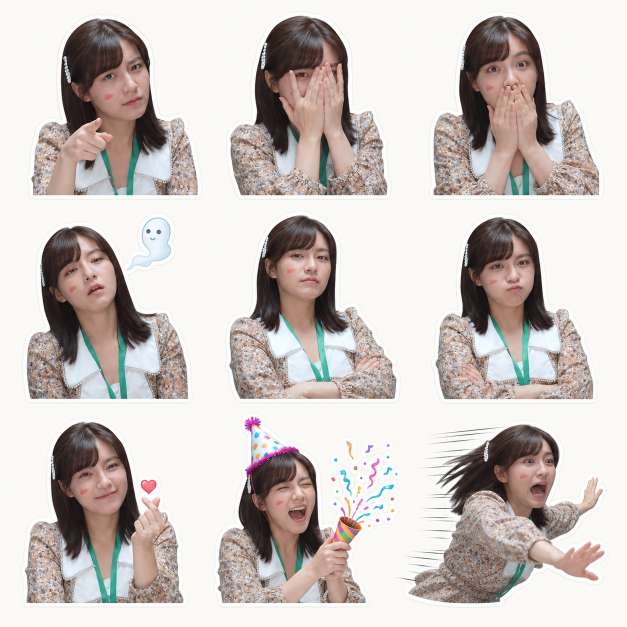
#> input picture assets/examples/person-sticker-pack-01.png, 1254 x 1254 px (shown at 1/2 size)
$ python build_pack.py --input-dir ../../assets/examples --output-dir out
#> lines starting #> are read from the running program, lines starting #| are printed output that depends on the picture; after the words box and inside, x2 and y2 are one past the last pixel; in counts of white or black regions, pixels touching at a corner belong together
from __future__ import annotations

import argparse
import json
import math
import sys
from pathlib import Path

try:
    from PIL import Image, ImageDraw, ImageFilter, ImageFont
except ImportError:
    raise SystemExit("Pillow is required. Install it with: python -m pip install Pillow")


PLATFORMS = {
    "generic": {"size": 512, "max_bytes": None},
    "wechat": {"size": 240, "max_bytes": 500 * 1024},
    "telegram": {"size": 512, "max_bytes": 512 * 1024},
    "whatsapp": {"size": 512, "max_bytes": 100 * 1024},
    "discord": {"size": 128, "max_bytes": 256 * 1024},
}


def alpha_bbox(image: Image.Image):
    return image.getchannel("A").getbbox()


def audit(image: Image.Image, source: Path) -> list[str]:
    issues = []
    if image.mode != "RGBA":
        issues.append("missing RGBA mode")
    alpha = image.getchannel("A")
#> alpha: PIL image 1254x1254 L; every value is 255
    extrema = alpha.getextrema()
#> extrema = (255, 255)
    if extrema == (255, 255):
        issues.append("no transparent pixels")
    bbox = alpha.getbbox()
#> bbox = (0, 0, 1254, 1254)
    if not bbox:
        issues.append("fully transparent")
    elif bbox[0] == 0 or bbox[1] == 0 or bbox[2] == image.width or bbox[3] == image.height:
        issues.append("subject touches canvas edge")
    if image.width != image.height:
        issues.append("source canvas is not square")
    return [f"{source.name}: {issue}" for issue in issues]


def fit_sticker(image: Image.Image, size: int, padding: int, outline: int) -> Image.Image:
#> called with size = 512, padding = 32, outline = 6
    image = image.convert("RGBA")
    bbox = alpha_bbox(image)
#> bbox = (0, 0, 1254, 1254)
    if not bbox:
        return Image.new("RGBA", (size, size))
    subject = image.crop(bbox)
    target = max(1, size - 2 * (padding + outline))
    subject.thumbnail((target, target), Image.Resampling.LANCZOS)
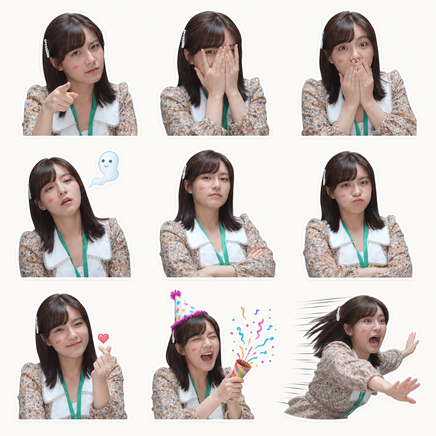
#> subject: PIL image 436x436 RGBA; mean R, G, B, A 204.1, 196.4, 192.6, 255
    layer = Image.new("RGBA", (size, size))
#> layer: PIL image 512x512 RGBA; every value is 0
    x = (size - subject.width) // 2
#> x = 38
    y = (size - subject.height) // 2
#> y = 38
    if outline:
        mask = Image.new("L", (size, size))
#> mask: PIL image 512x512 L; every value is 0
        mask.paste(subject.getchannel("A"), (x, y))
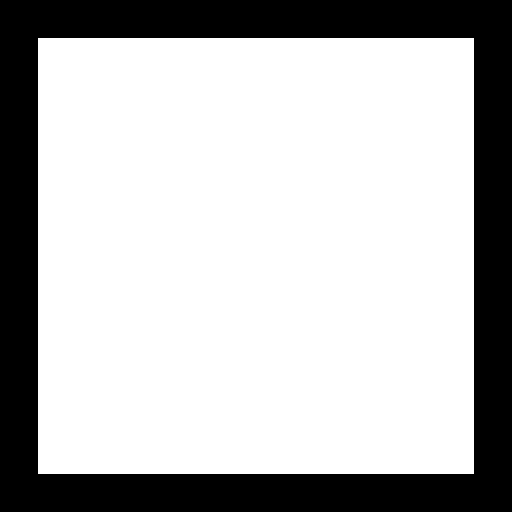
#> mask: PIL image 512x512 L; 72.5% white; 1 black region, box (x1, y1, x2, y2) and area: (0, 0, 512, 512) 72048
        kernel = max(3, outline * 2 + 1)
        if kernel % 2 == 0:
            kernel += 1
        expanded = mask.filter(ImageFilter.MaxFilter(kernel))
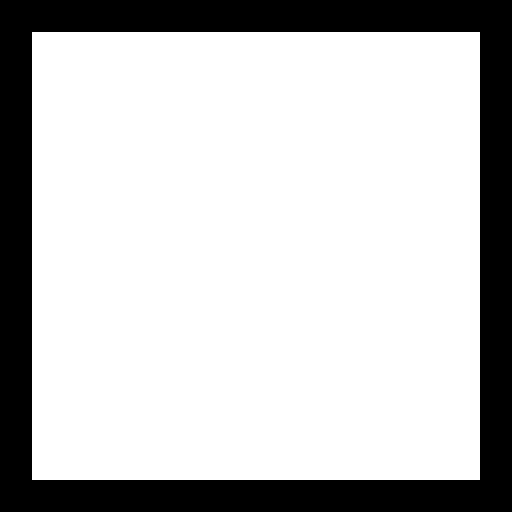
#> expanded: PIL image 512x512 L; 76.6% white; 1 black region, box (x1, y1, x2, y2) and area: (0, 0, 512, 512) 61440
        white = Image.new("RGBA", (size, size), (255, 255, 255, 0))
        white.putalpha(expanded)
        layer.alpha_composite(white)
    layer.alpha_composite(subject, (x, y))
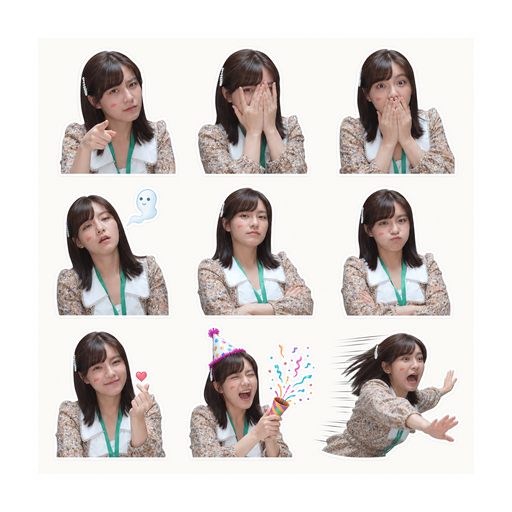
#> layer: PIL image 512x512 RGBA; mean R, G, B, A 158.3, 152.7, 150, 195.2; transparent parts drawn white
    return layer


def add_caption(image: Image.Image, text: str, font_path: str | None) -> Image.Image:
    if not text:
        return image
    draw = ImageDraw.Draw(image)
    font_size = max(18, image.width // 12)
    try:
        font = ImageFont.truetype(font_path, font_size) if font_path else ImageFont.truetype("msyh.ttc", font_size)
    except OSError:
        font = ImageFont.load_default()
    box = draw.textbbox((0, 0), text, font=font, stroke_width=3)
    x = (image.width - (box[2] - box[0])) // 2
    y = image.height - (box[3] - box[1]) - max(10, image.height // 30)
    draw.text((x, y), text, font=font, fill="white", stroke_width=3, stroke_fill="black")
    return image


def main() -> None:
    parser = argparse.ArgumentParser(description="Normalize transparent sticker PNGs and compose a preview sheet")
    parser.add_argument("--input-dir", type=Path, required=True)
    parser.add_argument("--output-dir", type=Path, required=True)
    parser.add_argument("--platform", choices=PLATFORMS, default="generic")
    parser.add_argument("--columns", type=int)
    parser.add_argument("--padding", type=int, default=32)
    parser.add_argument("--gap", type=int, default=24)
    parser.add_argument("--outline", type=int, default=6)
    parser.add_argument("--captions", type=Path, help="JSON object mapping filename stem to caption text")
    parser.add_argument("--font", help="TTF/TTC font path for captions")
    parser.add_argument("--strict-alpha", action="store_true", help="fail when transparency or edge checks fail")
    args = parser.parse_args()

    sources = sorted(args.input_dir.glob("*.png"))
    if not sources:
        parser.error("input directory contains no PNG files")
    args.output_dir.mkdir(parents=True, exist_ok=True)
    sticker_dir = args.output_dir / "stickers"
    sticker_dir.mkdir(exist_ok=True)
    captions = json.loads(args.captions.read_text(encoding="utf-8")) if args.captions else {}
    size = PLATFORMS[args.platform]["size"]
    processed = []
    issues = []
    for source in sources:
        image = Image.open(source).convert("RGBA")
        issues.extend(audit(image, source))
        sticker = fit_sticker(image, size, args.padding, args.outline)
        sticker = add_caption(sticker, captions.get(source.stem, ""), args.font)
        destination = sticker_dir / source.name
        sticker.save(destination, optimize=True)
        processed.append(destination)
#> pass 2 of the loop in main, `for source in sources:`:
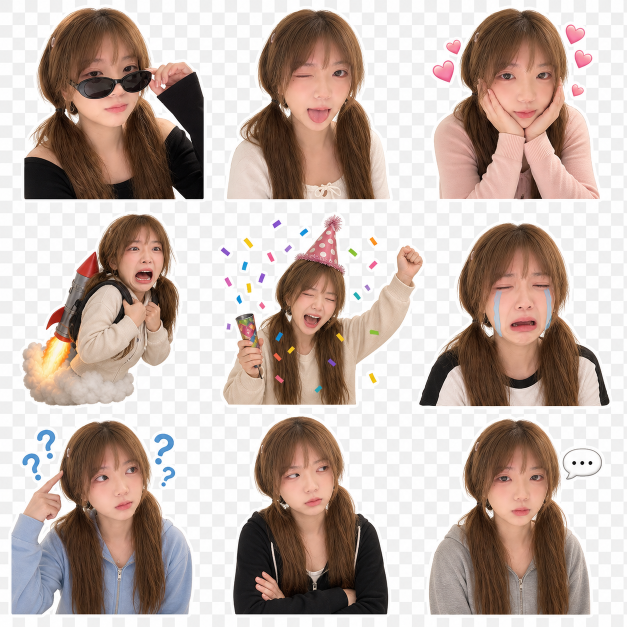
#> input picture assets/examples/person-sticker-pack-02.png, 1254 x 1254 px (shown at 1/2 size)
#> in fit_sticker (call 2), `layer.alpha_composite(subject, (x, y))`:
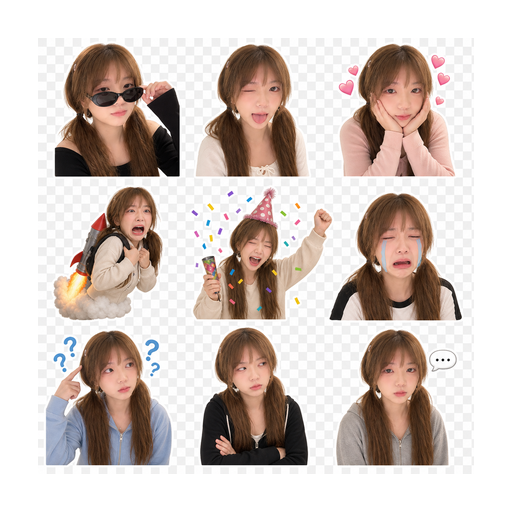
#> layer: PIL image 512x512 RGBA; mean R, G, B, A 149.4, 137.6, 131.9, 195.2; transparent parts drawn white

    columns = args.columns or math.ceil(math.sqrt(len(processed)))
    rows = math.ceil(len(processed) / columns)
    sheet = Image.new("RGBA", (columns * size + (columns + 1) * args.gap, rows * size + (rows + 1) * args.gap))
#> sheet: PIL image 1096x560 RGBA; every value is 0
    for index, path in enumerate(processed):
        sticker = Image.open(path).convert("RGBA")
        x = args.gap + (index % columns) * (size + args.gap)
        y = args.gap + (index // columns) * (size + args.gap)
        sheet.alpha_composite(sticker, (x, y))
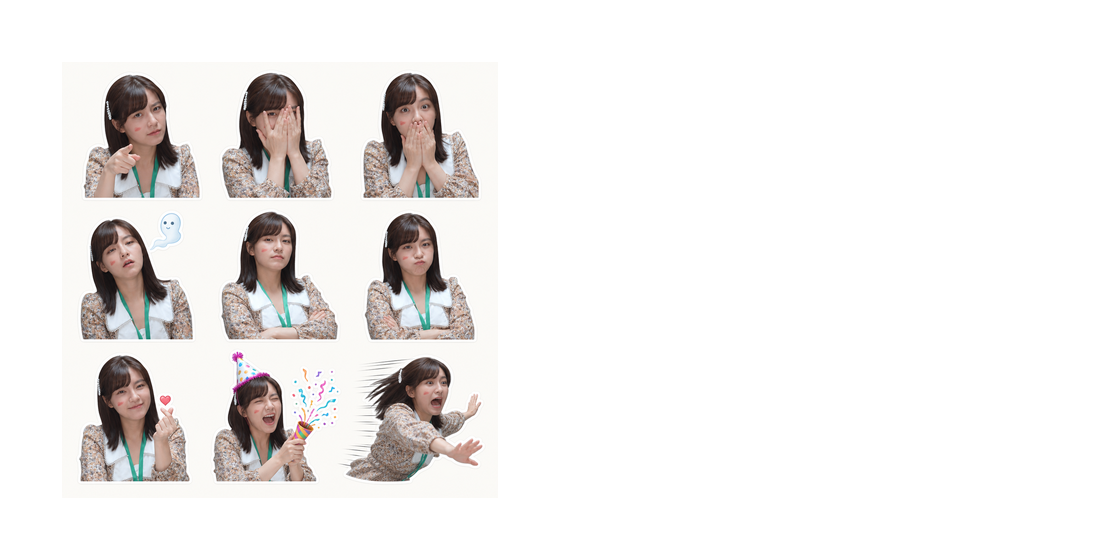
#> sheet: PIL image 1096x560 RGBA; mean R, G, B, A 67.6, 65.2, 64.1, 83.4; transparent parts drawn white
#> pass 2 of the loop in main, `for index, path in enumerate(processed):`:
#> in main, `sheet.alpha_composite(sticker, (x, y))`:
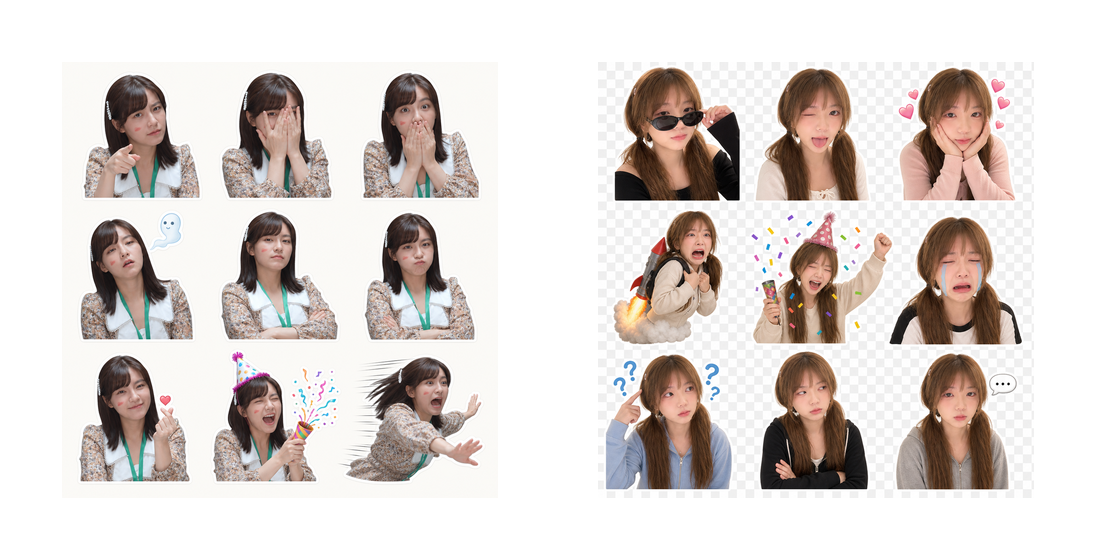
#> sheet: PIL image 1096x560 RGBA; mean R, G, B, A 131.4, 124, 120.4, 166.8; transparent parts drawn white
    sheet.save(args.output_dir / "preview.png", optimize=True)

    manifest = {
        "platform": args.platform,
        "count": len(processed),
        "canvas_size": size,
        "columns": columns,
        "rows": rows,
        "files": [path.name for path in processed],
        "quality_issues": issues,
    }
    (args.output_dir / "manifest.json").write_text(json.dumps(manifest, ensure_ascii=False, indent=2), encoding="utf-8")
    print(json.dumps(manifest, ensure_ascii=False, indent=2))
#> (printed output is left out)
    if args.strict_alpha and issues:
        sys.exit(2)


if __name__ == "__main__":
    main()
